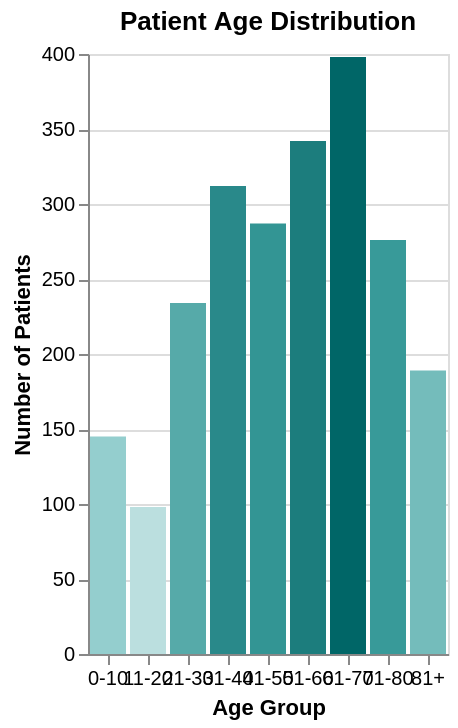

Specify this chart in Vega-Lite:
### Vega-Lite specification from a JSON file in a GitHub repository (floating-point values rounded to 4 significant figures)
{"$schema": "https://vega.github.io/schema/vega-lite/v6.json", "description": "Patient age distribution", "data": {"values": [{"ageGroup": "0-10", "patients": 145}, {"ageGroup": "11-20", "patients": 98}, {"ageGroup": "21-30", "patients": 234}, {"ageGroup": "31-40", "patients": 312}, {"ageGroup": "41-50", "patients": 287}, {"ageGroup": "51-60", "patients": 342}, {"ageGroup": "61-70", "patients": 398}, {"ageGroup": "71-80", "patients": 276}, {"ageGroup": "81+", "patients": 189}]}, "mark": "bar", "encoding": {"x": {"field": "ageGroup", "type": "ordinal", "axis": {"title": "Age Group", "labelAngle": 0}}, "y": {"field": "patients", "type": "quantitative", "axis": {"title": "Number of Patients"}}, "color": {"field": "patients", "type": "quantitative", "scale": {"scheme": "teals"}, "legend": null}}, "title": "Patient Age Distribution"}
